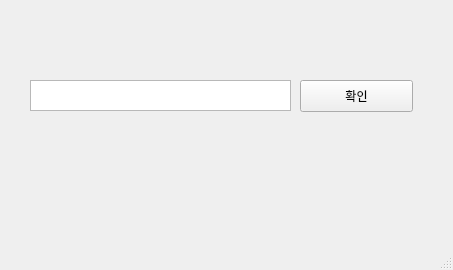
<?xml version="1.0" encoding="UTF-8"?>
<ui version="4.0">
 <class>MainWindow</class>
 <widget class="QMainWindow" name="MainWindow">
  <property name="geometry">
   <rect>
    <x>0</x>
    <y>0</y>
    <width>453</width>
    <height>270</height>
   </rect>
  </property>
  <property name="windowTitle">
   <string>MainWindow</string>
  </property>
  <widget class="QWidget" name="centralwidget">
   <widget class="QPushButton" name="ok_btn">
    <property name="geometry">
     <rect>
      <x>300</x>
      <y>80</y>
      <width>113</width>
      <height>32</height>
     </rect>
    </property>
    <property name="text">
     <string>확인</string>
    </property>
   </widget>
   <widget class="QTextEdit" name="textEdit">
    <property name="geometry">
     <rect>
      <x>30</x>
      <y>80</y>
      <width>261</width>
      <height>31</height>
     </rect>
    </property>
   </widget>
  </widget>
  <widget class="QMenuBar" name="menubar">
   <property name="geometry">
    <rect>
     <x>0</x>
     <y>0</y>
     <width>453</width>
     <height>24</height>
    </rect>
   </property>
  </widget>
  <widget class="QStatusBar" name="statusbar"/>
 </widget>
 <resources/>
 <connections>
  <connection>
   <sender>ok_btn</sender>
   <signal>clicked()</signal>
   <receiver>MainWindow</receiver>
   <slot>ok_btn_click()</slot>
   <hints>
    <hint type="sourcelabel">
     <x>328</x>
     <y>116</y>
    </hint>
    <hint type="destinationlabel">
     <x>341</x>
     <y>183</y>
    </hint>
   </hints>
  </connection>
 </connections>
 <slots>
  <slot>ok_btn_click()</slot>
 </slots>
</ui>
